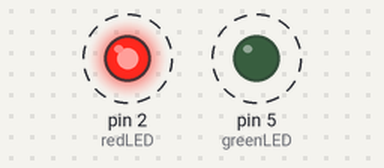
The sketch below on a simulated Arduino Uno, built with avr-gcc and run on an emulated ATmega328P. On the bench: output pins drawn as LEDs (lit = HIGH). Dashed ring = blinking.

Above: at 0.5 s.
Timing chart, 0 to 4.6 s (numbered marks = the images above):
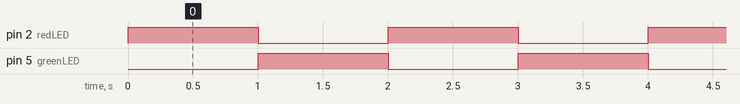

Measured:
- by itself, pin 2 (redLED), pin 5 (greenLED): alternates HIGH for 1.0 s and LOW for 1.0 s

The sketch:

blink_2.ino
```cpp
int redLED = 2;
int greenLED = 5;

void setup() {
  // put your setup code here, to run once:
  pinMode(redLED, OUTPUT);
  pinMode(greenLED, OUTPUT);
}

void loop() {
  // put your main code here, to run repeatedly:
  digitalWrite(redLED, HIGH);
  digitalWrite(greenLED, LOW);
  delay(1000);
  digitalWrite(greenLED, HIGH);
  digitalWrite(redLED, LOW);
  delay(1000);
}
```
